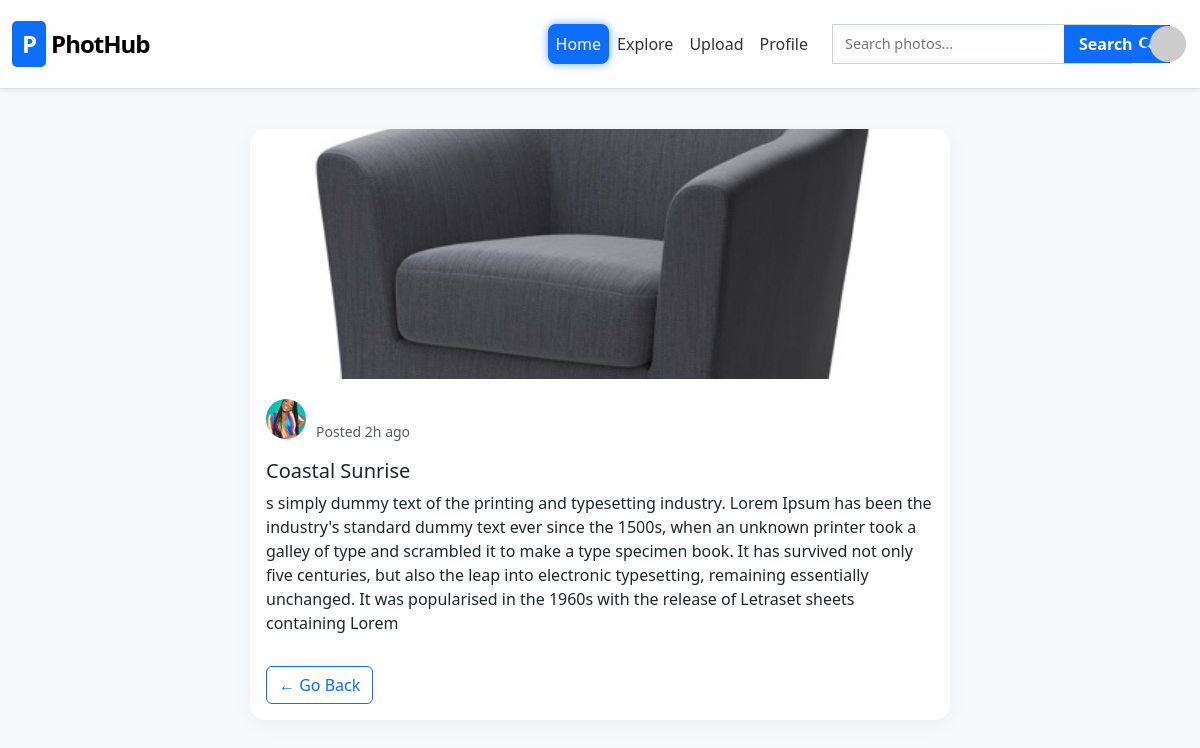
Screenshot of /picture/1/ with the database file from the repository.
### main/models.py (models this page shows, shortened)
class Post(models.Model):
    user = models.ForeignKey(User, blank=False, null=False, on_delete=models.CASCADE)
    category = models.ForeignKey(Post_category, blank=False, null=False, on_delete=models.CASCADE)
    Title = models.CharField(max_length=50, blank=False, null=False)
    description = models.TextField(blank=True, null=True)
    Post_image = models.ImageField(blank=True, null=True,)

class User(models.Model):
    firstname = models.CharField(max_length=50, null=False, blank=False)
    lastname = models.CharField(max_length=50, null=False, blank=False)
    username = models.CharField(max_length=50, null=False, blank=False)
    bio = models.CharField(max_length=100, null=True, blank=True)
    phone_number = models.CharField(max_length=15, null=False, blank=False)
    Email_address = models.EmailField(blank=False, null=False)
    gender = models.ForeignKey(Gender, blank=True, null=True, on_delete=models.SET_NULL)
    country = models.ForeignKey(Country, blank=True, null=True, on_delete=models.SET_NULL)
    profile_Image = models.ImageField(blank=True, null=True)

### main/views.py (the view)
# urls.py: path('picture/<int:pk>/', views.view_picture, name='picture'),
def view_picture(response, pk):
    picture = Post.objects.get(id=pk)
    context = {
        "picture":picture
    }
    return render(response, "pages/picture.html", context)

### main/templates/pages/picture.html (shortened to what this page needs)
{% extends 'pages/home.html' %}
{% block content %}
</head>
<body>
  <div class="card photo-card">
    <img src="{{picture.Post_image.url}}" class="img-fluid w-100" style="object-fit: cover; height: 250px;" alt="Photo" />
    <div class="card-body">
      <div class="d-flex align-items-center mb-3">
        <img src="{{picture.user.profile_Image.url}}" class="user-avatar" alt="User" />
        <div>
          <strong>{{picture.User.username}}</strong><br>
          <small class="text-muted">Posted 2h ago</small>
        </div>
      </div>
      <h5 class="card-title">Coastal Sunrise</h5>
      <p class="card-text">
        {{picture.description}}
      </p>
      <a href="javascript:history.back()" class="btn btn-outline-primary btn-back">← Go Back</a>
    </div>
  </div>
{% endblock content %}

### main/templates/pages/home.html (shortened to what this page needs)
<!DOCTYPE html>
<html lang="en">
<head>
  <link href="https://cdn.jsdelivr.net/npm/bootstrap@5.3.3/dist/css/bootstrap.min.css" rel="stylesheet" />
</head>
<body>
  <nav class="navbar navbar-expand-lg navbar-light border-bottom shadow-sm py-3 sticky-top">
    <div class="container-fluid">
      <a class="navbar-brand d-flex align-items-center" href="#">
        <span class="logo-icon">P</span><span>PhotHub</span>
      </a>
      <div class="collapse navbar-collapse justify-content-end align-items-center" id="navbarNav">
        <ul class="navbar-nav">
          <li class="nav-item"><a class="nav-link active" href="#">Home</a></li>
          <li class="nav-item"><a class="nav-link" href="#">Explore</a></li>
          <li class="nav-item"><a class="nav-link" href="#">Upload</a></li>
          <li class="nav-item"><a class="nav-link" href="#">Profile</a></li>
        </ul>
        <form class="navbar-search" role="search" onsubmit="event.preventDefault(); alert('Search feature coming soon!');">
          <input type="search" placeholder="Search photos..." aria-label="Search photos" />
          <button type="submit" aria-label="Search">
            Search
            <svg xmlns="http://www.w3.org/2000/svg" viewBox="0 0 24 24" aria-hidden="true" focusable="false">
              <path d="M21.71 20.29l-4.388-4.388A7.943 7.943 0 0016 10a8 8 0 10-8 8 7.943 7.943 0 005.902-2.678l4.388 4.388a1 1 0 001.414-1.414zM4 10a6 6 0 1112 0 6 6 0 01-12 0z"/>
            </svg>
          </button>
        </form>
        <div class="dropdown navbar-profile ms-3">
          <a href="#" class="d-block" id="profileDropdown" data-bs-toggle="dropdown" aria-expanded="false">
            <img src="https://randomuser.me/api/portraits/women/44.jpg" alt="User Profile" />
          </a>
        </div>
      </div>
    </div>
  </nav>
{% block content %}{% endblock content %}
</body>
</html>

### main/templates/pages/home.html (style rules this page uses)
body { background-color: #f8f9fa; font-family: 'Segoe UI', Tahoma, Geneva, Verdana, sans-serif; }
.navbar-brand span { font-weight: 800; letter-spacing: -1px; font-size: 1.5rem; }
.navbar-brand span.logo-icon { color: #ffffff; background-color: #0d6efd; padding: 5px 10px; border-radius: 5px; margin-right: 5px; font-weight: bold; }
.photo-card { border: none; border-radius: 15px; overflow: hidden; box-shadow: 0 4px 20px rgba(0,0,0,0.05); transition: transform 0.2s ease-in-out; }
.user-avatar { width: 40px; height: 40px; border-radius: 50%; object-fit: cover; margin-right: 10px; }
nav.navbar.sticky-top { position: sticky; top: 0; z-index: 1030; transition: background-color 0.3s ease, box-shadow 0.3s ease; box-shadow: 0 2px 8px rgb(0 0 0 / 0.1); background-color: #ffffffcc; backdrop-filter: saturate(180%) blur(10px); }
.navbar-nav .nav-link { position: relative; color: #333; padding: 8px 15px; border-radius: 8px; transition: background-color 0.3s ease, color 0.3s ease; font-weight: 500; }
.navbar-nav .nav-link:hover, .navbar-nav .nav-link.active { background-color: #0d6efd; color: #fff !important; box-shadow: 0 0 8px rgba(13, 110, 253, 0.6); text-decoration: none; }
.navbar-search { display: flex; max-width: 300px; margin-left: 1rem; border: 1px solid #ced4da; background-color: white; box-shadow: none; border-radius: 0; }
.navbar-search input { border: none; padding: 8px 12px; font-size: 0.9rem; flex-grow: 1; box-shadow: none; border-radius: 0; }
.navbar-search button { border: none; background-color: #0d6efd; color: white; padding: 0 15px; font-weight: 600; display: flex; align-items: center; gap: 6px; cursor: pointer; border-radius: 0; transition: background-color 0.3s ease; }
.navbar-search button svg { width: 16px; height: 16px; fill: currentColor; }
.navbar-profile { margin-left: 1rem; position: relative; }
.navbar-profile img { width: 40px; height: 40px; border-radius: 50%; cursor: pointer; object-fit: cover; border: 2px solid transparent; transition: border-color 0.3s ease; }

### main/templates/pages/picture.html (style rules this page uses)
body { background-color: #f8f9fa; font-family: 'Segoe UI', Tahoma, Geneva, Verdana, sans-serif; }
.photo-card { border: none; border-radius: 15px; overflow: hidden; box-shadow: 0 4px 20px rgba(0,0,0,0.05); margin: 40px auto; max-width: 700px; }
.user-avatar { width: 40px; height: 40px; border-radius: 50%; object-fit: cover; margin-right: 10px; }
.btn-back { margin-top: 15px; }

### rows the page displays
Post: Post_image (picture), user.profile_Image (picture), description "s simply dummy text of the printing and typesetting industry. Lorem Ipsum has been the industry's standard dummy text ever since the 1500s, when an unknown printer took a galley of type and scrambled it to make a type specimen book. It has survived not only five centuries, but also the leap into electronic typesetting, remaining essentially unchanged. It was popularised in the 1960s with the release of Letraset sheets containing Lorem"
